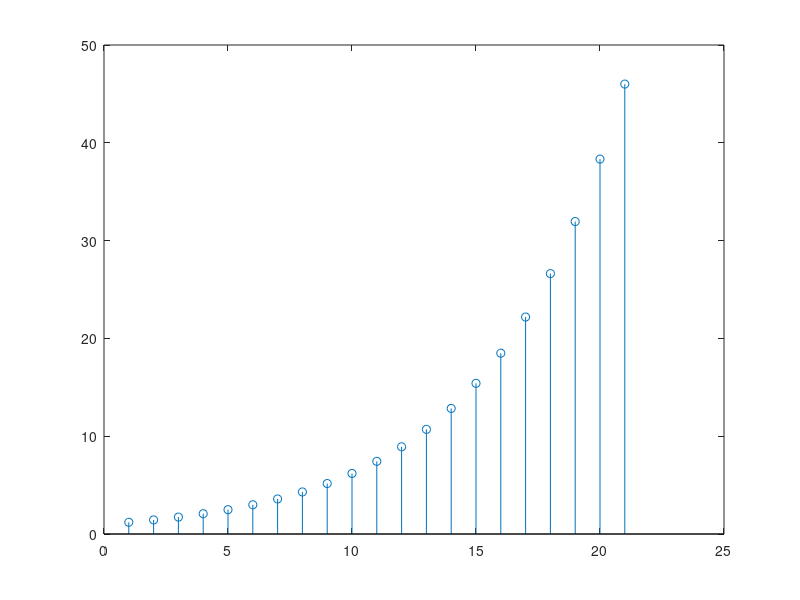
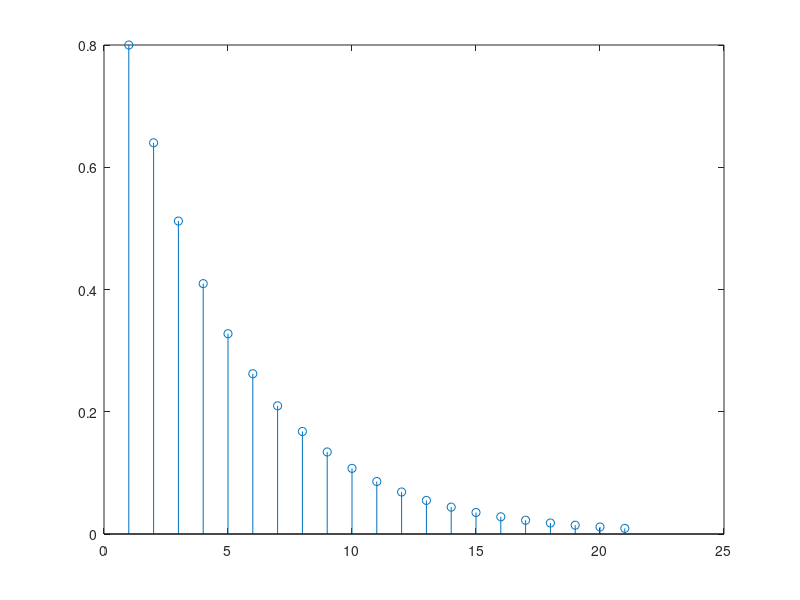
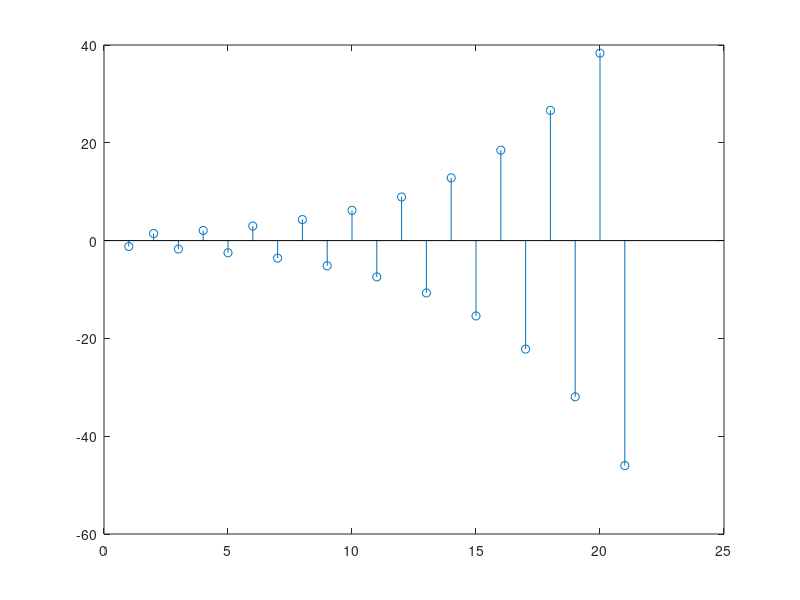
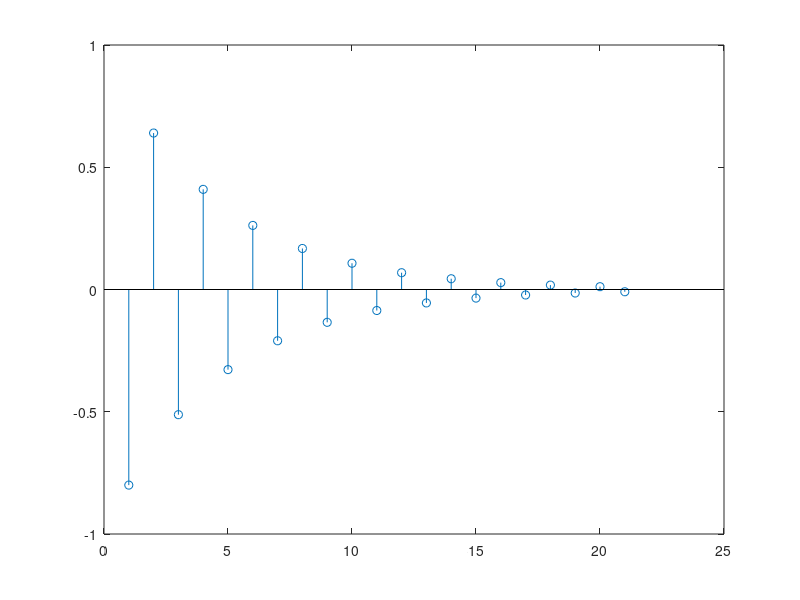

The MATLAB source for these figures, in order:
clc
clear;
A=1.2;
n=1:21;
x=A.^n;
stem(n,x)
figure(2)
A=0.8;
n=1:21;
x=A.^n;
stem(n,x)

figure(3)
A=-1.2;
n=1:21;
x=A.^n;
stem(n,x)

figure(4)
A=-0.8;
n=1:21;
x=A.^n;
stem(n,x)

figure(5)
A=1.2;
n=1:21;
x=-(A.^n);
stem(n,x)

figure(6)
A=0.8;
n=1:21;
x=-(A.^n);
stem(n,x)



